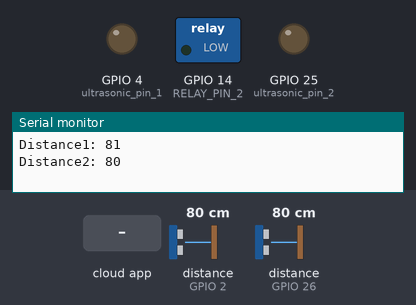
This sketch was run on a simulated ESP8266 (NodeMCU). On the bench: switched loads named in the sketch (green lamp = pin HIGH), output pins drawn as LEDs (lit = HIGH), the last lines printed to the serial monitor. Wiring (inferred from the names in the program): ultrasonic range finder: trigger GPIO 27; echo GPIO 26. The inputs (shaded band) are chosen by the test bench; at power-on: distance to the obstacle (sensors on GPIO 2, GPIO 26) 80 cm. The echo pulse lasts 58.3 µs per cm; WiFi joins after 1.5 s; servers stay silent unless stated; pins used as bus, display or sensor lines are not drawn.

Above: at 2.7 s.
2.8 s: the phone or cloud app sets lamp to 1
At 3.6 s:
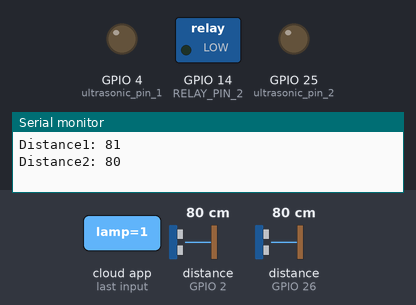
4.3 s: the phone or cloud app sets car to 1
At 5.5 s:
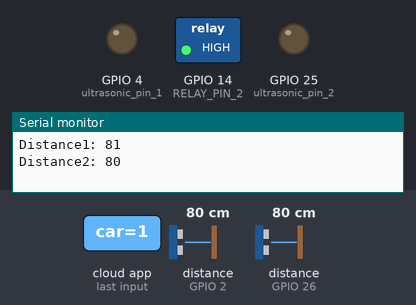
5.8 s: distance to the obstacle (sensor on GPIO 2) set to 32 cm
8.0 s: distance to the obstacle (sensor on GPIO 2) set to 27 cm
At 8.7 s:
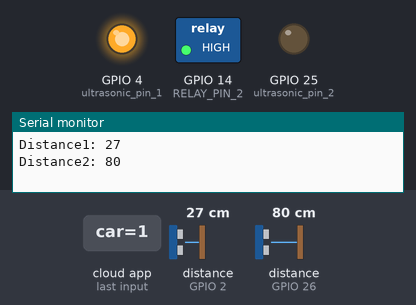
9.5 s: distance to the obstacle (sensor on GPIO 26) set to 31 cm
11.0 s: distance to the obstacle (sensor on GPIO 26) set to 27 cm
At 11.8 s:
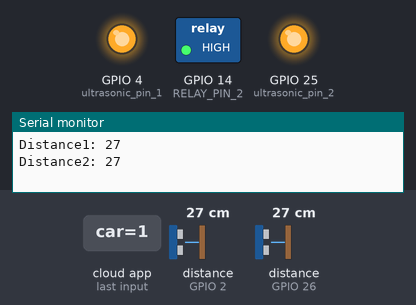
Timing chart, 0 to 13.5 s (numbered marks = the images above; inputs shaded):
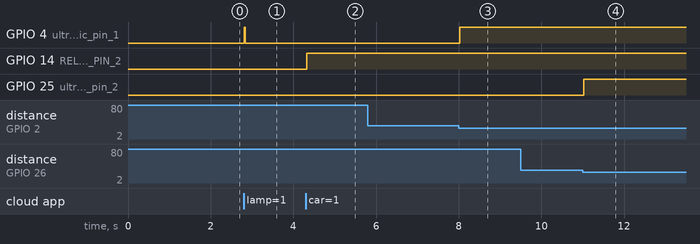

Measured:
- the behaviour switches between 30 and 29 cm on distance to the obstacle (sensor on GPIO 2) (found by bisection; images 2 and 3)
- the behaviour switches between 30 and 29 cm on distance to the obstacle (sensor on GPIO 26) (found by bisection; images 3 and 4)
- after the input at 2.8 s, GPIO 4 (ultrasonic_pin_1): LOW → HIGH at once, → LOW 0.03 s later
- after the input at 4.3 s, GPIO 14 (RELAY_PIN_2): LOW → HIGH at once
- after the input at 8.0 s, GPIO 4 (ultrasonic_pin_1): LOW → HIGH at once
- after the input at 11.0 s, GPIO 25 (ultrasonic_pin_2): LOW → HIGH at once

The sketch:

esp32_wroom_32.ino
```cpp
// AUTHOR: GUILLERMO PEREZ GUILLEN

#include <Arduino.h>
#include <NewPing.h> // SRFO4
#define ultrasonic_pin_1 4 // SRF04
#define ultrasonic_pin_2 25 // SRF05

const int UltrasonicPin = 2; // SRFO4
const int MaxDistance = 200; // SRFO4

const unsigned int TRIG_PIN=27; //SRF05
const unsigned int ECHO_PIN=26; //SRF05


NewPing sonar(UltrasonicPin, UltrasonicPin, MaxDistance); // SRFO4

#ifdef ESP32
  #include <WiFi.h>
  #define RF_RECEIVER 13
  #define RELAY_PIN_1 12
  #define RELAY_PIN_2 14
#else
  #include <ESP8266WiFi.h>
  #define RF_RECEIVER 5
  #define RELAY_PIN_1 4
  #define RELAY_PIN_2 14
#endif
#include "fauxmoESP.h"

#include <RCSwitch.h>

#define SERIAL_BAUDRATE 115200

#define WIFI_SSID "XXXXXXXXXX"
#define WIFI_PASS "XXXXXXXXXX"

#define LAMP_1 "lamp"
#define LAMP_2 "car"

fauxmoESP fauxmo;

RCSwitch mySwitch = RCSwitch();

// Wi-Fi Connection
void wifiSetup() {
  // Set WIFI module to STA mode
  WiFi.mode(WIFI_STA);

  // Connect
  Serial.printf("[WIFI] Connecting to %s ", WIFI_SSID);
  WiFi.begin(WIFI_SSID, WIFI_PASS);

  // Wait
  while (WiFi.status() != WL_CONNECTED) {
    Serial.print(".");
    delay(100);
  }
  Serial.println();

  // Connected!
  Serial.printf("[WIFI] STATION Mode, SSID: %s, IP address: %s\n", WiFi.SSID().c_str(), WiFi.localIP().toString().c_str());
}

void setup() {
  pinMode(ultrasonic_pin_1, OUTPUT); // SRF04
  digitalWrite(ultrasonic_pin_1, LOW); // SRF04

  pinMode(ultrasonic_pin_2, OUTPUT); // SRF05
  digitalWrite(ultrasonic_pin_2, LOW); // SRF05
  pinMode(TRIG_PIN, OUTPUT); // SRF05
  pinMode(ECHO_PIN, INPUT); // SRF05

  // Init serial port and clean garbage
  Serial.begin(SERIAL_BAUDRATE);
  Serial.println();

  // Wi-Fi connection
  wifiSetup();

  // LED
  pinMode(RELAY_PIN_1, OUTPUT);
  digitalWrite(RELAY_PIN_1, LOW);

  pinMode(RELAY_PIN_2, OUTPUT);
  digitalWrite(RELAY_PIN_2, LOW);

  mySwitch.enableReceive(RF_RECEIVER);  // Receiver on interrupt 0 => that is pin #2

  // By default, fauxmoESP creates it's own webserver on the defined port
  // The TCP port must be 80 for gen3 devices (default is 1901)
  // This has to be done before the call to enable()
  fauxmo.createServer(true); // not needed, this is the default value
  fauxmo.setPort(80); // This is required for gen3 devices

  // You have to call enable(true) once you have a WiFi connection
  // You can enable or disable the library at any moment
  // Disabling it will prevent the devices from being discovered and switched
  fauxmo.enable(true);
  // You can use different ways to invoke alexa to modify the devices state:
  // "Alexa, turn lamp two on"

  // Add virtual devices
  fauxmo.addDevice(LAMP_1);
  fauxmo.addDevice(LAMP_2);

  fauxmo.onSetState([](unsigned char device_id, const char * device_name, bool state, unsigned char value) {
    // Callback when a command from Alexa is received.
    // You can use device_id or device_name to choose the element to perform an action onto (relay, LED,...)
    // State is a boolean (ON/OFF) and value a number from 0 to 255 (if you say "set kitchen light to 50%" you will receive a 128 here).
    // Just remember not to delay too much here, this is a callback, exit as soon as possible.
    // If you have to do something more involved here set a flag and process it in your main loop.

    Serial.printf("[MAIN] Device #%d (%s) state: %s value: %d\n", device_id, device_name, state ? "ON" : "OFF", value);
    if ( (strcmp(device_name, LAMP_1) == 0) ) {
      // this just sets a variable that the main loop() does something about
      Serial.println("RELAY 1 switched by Alexa");
      //digitalWrite(RELAY_PIN_1, !digitalRead(RELAY_PIN_1));
      if (state) {
        digitalWrite(RELAY_PIN_1, HIGH);
      } else {
        digitalWrite(RELAY_PIN_1, LOW);
      }
    }
    if ( (strcmp(device_name, LAMP_2) == 0) ) {
      // this just sets a variable that the main loop() does something about
      Serial.println("RELAY 2 switched by Alexa");
      if (state) {
        digitalWrite(RELAY_PIN_2, HIGH);
      } else {
        digitalWrite(RELAY_PIN_2, LOW);
      }
    }
  });

}

void loop() {
  delay(25);
  int rf_sensor_left = sonar.ping_cm(); // SRFO4

  if (rf_sensor_left<30){digitalWrite(ultrasonic_pin_1, HIGH);} // SRFO4
  else {digitalWrite(ultrasonic_pin_1, LOW);} // SRFO4

  digitalWrite(TRIG_PIN, LOW); // SRFO5
  delayMicroseconds(2); // SRFO5
  digitalWrite(TRIG_PIN, HIGH); // SRFO5
  delayMicroseconds(10); // SRFO5
  digitalWrite(TRIG_PIN, LOW); // SRFO5

  const unsigned long duration= pulseIn(ECHO_PIN, HIGH); // SRFO5
  int rf_sensor_right = duration/29/2; // SRFO5

  if (rf_sensor_right<30){digitalWrite(ultrasonic_pin_2, HIGH);} // SRFO5
  else {digitalWrite(ultrasonic_pin_2, LOW);} // SRFO5

  Serial.print("Distance1: ");
  Serial.println(rf_sensor_left);
  Serial.print("Distance2: ");
  Serial.println(rf_sensor_right);
  Serial.println("  ");

  // fauxmoESP uses an async TCP server but a sync UDP server
  // Therefore, we have to manually poll for UDP packets
  fauxmo.handle();

  static unsigned long last = millis();
  if (millis() - last > 5000) {
    last = millis();
    Serial.printf("[MAIN] Free heap: %d bytes\n", ESP.getFreeHeap());
  }

  if (mySwitch.available()) {
    if (mySwitch.getReceivedValue()==6819768) {
      digitalWrite(RELAY_PIN_1, !digitalRead(RELAY_PIN_1));
    }
    if (mySwitch.getReceivedValue()==9463928) {
      digitalWrite(RELAY_PIN_2, !digitalRead(RELAY_PIN_2));
    }
    delay(600);
    mySwitch.resetAvailable();
  }
}
```
